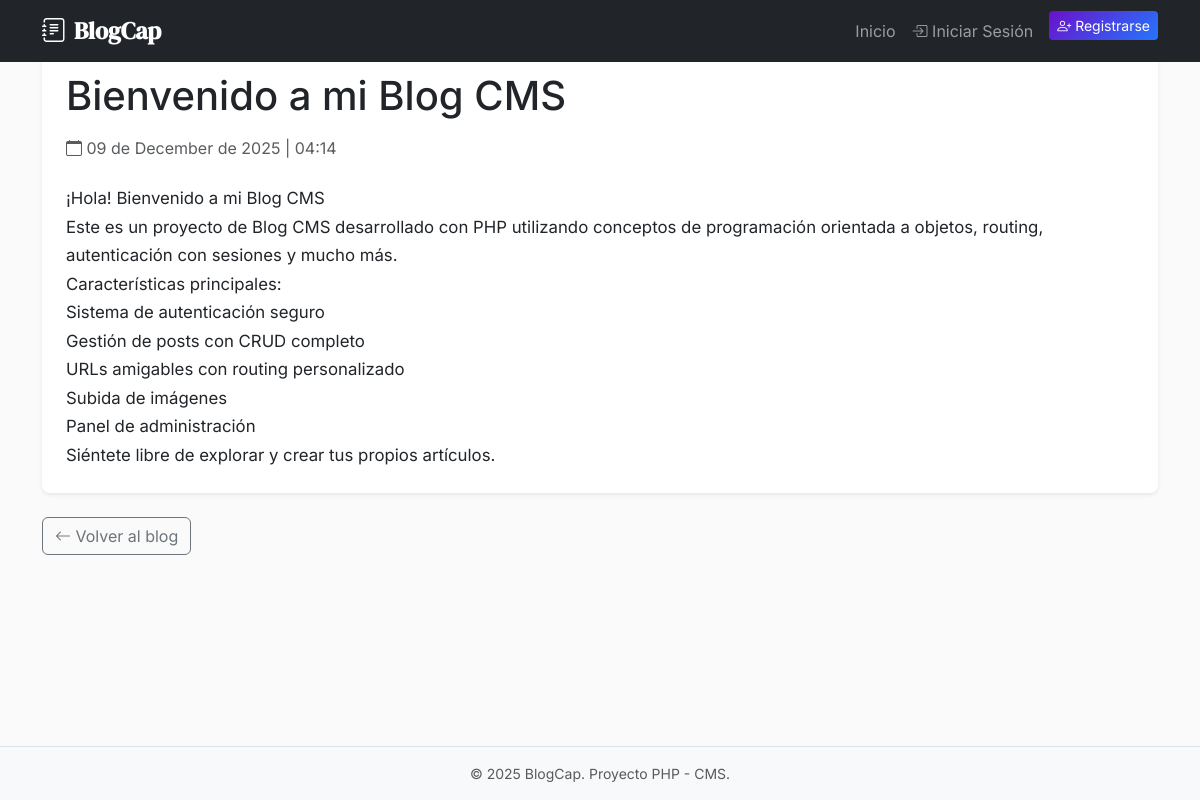
Screenshot of /ProyectoPHP/public/blog/bienvenido-a-mi-blog-cms with the database file from the repository.
### tables this page shows
CREATE TABLE IF NOT EXISTS `posts` (
  `id` int(11) NOT NULL AUTO_INCREMENT,
  `user_id` int(11) NOT NULL,
  `title` varchar(255) NOT NULL,
  `slug` varchar(255) NOT NULL UNIQUE,
  `content` text NOT NULL,
  `image_path` varchar(255) DEFAULT NULL,
  `published_at` timestamp DEFAULT CURRENT_TIMESTAMP,
  PRIMARY KEY (`id`),
  FOREIGN KEY (`user_id`) REFERENCES `users`(`id`) ON DELETE CASCADE
);

### src/Controllers/PostController.php (called while the page is built, shortened)
<?php
class PostController
{
    public function show(string $slug): void
    {
        $post = Post::findBySlug($slug);
        include __DIR__ . '/../Views/posts/show.php';
        include __DIR__ . '/../Views/layouts/main.php';
    }
}

### public/index.php (called while the page is built, shortened)
<?php
require_once __DIR__ . '/../src/helpers.php';
$router = new Router();
$router->get('/', [HomeController::class, 'index']);
$router->get('/blog/{slug}', [PostController::class, 'show']);
$router->get('/login', [AuthController::class, 'showLogin']);
$router->post('/login', [AuthController::class, 'login']);
$router->get('/register', [AuthController::class, 'showRegister']);
$router->post('/register', [AuthController::class, 'register']);
$router->get('/logout', [AuthController::class, 'logout']);
$uri = parse_url($_SERVER['REQUEST_URI'], PHP_URL_PATH);
$basePath = '/ProyectoPHP/public';
if (strpos($uri, $basePath) === 0) {
    $uri = substr($uri, strlen($basePath));
}
$method = $_SERVER['REQUEST_METHOD'];
$router->dispatch($uri, $method);

### src/Models/Post.php (called while the page is built, shortened)
<?php
class Post
{
    private string $title;
    private string $content;
    private string $publishedAt;
    public function __construct(
        int $id,
        int $userId,
        string $title,
        string $slug,
        string $content,
        ?string $imagePath = null,
        string $publishedAt = '',
        string $authorName = ''
    ) {
        $this->title = $title;
        $this->content = $content;
        $this->publishedAt = $publishedAt ?: date('Y-m-d H:i:s');
    }
    public function getTitle(): string
    {
        return $this->title;
    }
    public function getContent(): string
    {
        return $this->content;
    }
    public function getPublishedAt(): string
    {
        return $this->publishedAt;
    }
    public static function findBySlug(string $slug): ?self
    {
        $pdo = Database::getConnection();
        $stmt = $pdo->prepare("
            SELECT posts.*, users.username as author_name
            FROM posts
            JOIN users ON posts.user_id = users.id
            WHERE slug = :slug
            LIMIT 1
        ");
        $stmt->execute(['slug' => $slug]);
        $data = $stmt->fetch();
        return new self(
            (int)$data['id'],
            (int)$data['user_id'],
            $data['title'],
            $data['slug'],
            $data['content'],
            $data['image_path'],
            $data['published_at'],
            $data['author_name']
        );
    }
}

### src/helpers.php (called while the page is built, shortened)
<?php
function url(string $path): string
{
    $basePath = '/ProyectoPHP/public';
    $path = '/' . ltrim($path, '/');
    if ($path === '/' && $basePath !== '') {
        return $basePath;
    }
    return $basePath . $path;
}

### src/Views/posts/show.php (the view, shortened to what this page needs)
<div class="container">
    <article class="bg-white rounded-3 shadow-sm p-4 mb-4">
        <div class="d-flex justify-content-between align-items-start mb-3">
            <h1 class="mb-0"><?= htmlspecialchars($post->getTitle()) ?></h1>
        </div>
        <div class="text-muted mb-4">
            <i class="bi bi-calendar"></i> <?= date('d \d\e F \d\e Y \| H:i', strtotime($post->getPublishedAt())) ?>
        </div>
        <div class="content">
            <?= nl2br(htmlspecialchars($post->getContent())) ?>
        </div>
    </article>
    <div class="d-flex justify-content-between">
        <a href="<?= url('/') ?>" class="btn btn-outline-secondary">
            <i class="bi bi-arrow-left"></i> Volver al blog
        </a>
    </div>
</div>

### src/Core/Router.php (shortened to what this page needs)
<?php
class Router
{
    private array $routes = [];
    public function get(string $path, $handler): void
    {
        $this->routes['GET'][$path] = $handler;
    }
    public function post(string $path, $handler): void
    {
        $this->routes['POST'][$path] = $handler;
    }
    public function dispatch(string $uri, string $method): void
    {
        $uri = rtrim($uri, '/');
        $uri = $uri === '' ? '/' : $uri;
        if (isset($this->routes[$method])) {
            foreach ($this->routes[$method] as $route => $handler) {
                $regex = '#^' . preg_replace('/\{[^}]+\}/', '([^/]+)', $route) . '$#';
                if (preg_match($regex, $uri, $matches)) {
                    array_shift($matches);
                    $this->executeHandler($handler, $matches);
                    return;
                }
            }
        }
    }
    private function executeHandler($handler, array $params = []): void
    {
        if (is_array($handler) && count($handler) === 2) {
            $controller = new $handler[0]();
            $method = $handler[1];
            call_user_func_array([$controller, $method], $params);
            return;
        }
    }
}

### src/Views/layouts/main.php (style rules this page uses)
:root { --bs-body-font-family: 'Inter', -apple-system, BlinkMacSystemFont, sans-serif; --bs-heading-font-family: 'DM Serif Display', serif; }
body { background-color: #fafafa; }
.content { line-height: 1.7; font-size: 1.05rem; }

### rows the page displays
posts: title "Bienvenido a mi Blog CMS", published_at "09 de December de 2025 | 04:14", content "¡Hola! Bienvenido a mi Blog CMS Este es un proyecto de Blog CMS desarrollado con PHP utilizando conceptos de programación orientada a objetos, routing, autenticación con sesiones y mucho más. Características principales: Sistema de autenticación seguro Gestión de posts con CRUD completo URLs amigables con routing personalizado Subida de imágenes Panel de administración Siéntete libre de explorar y crear tus propios artículos."
